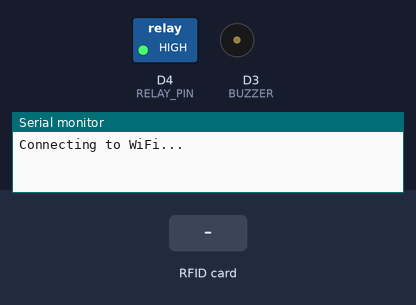
Simulated run of this sketch. Board: ESP8266 (NodeMCU). Shown: switched loads named in the sketch (green lamp = pin HIGH), buzzer (waves = sounding, pin HIGH), the last lines printed to the serial monitor. The inputs (shaded band) are chosen by the test bench. WiFi joins after 1.5 s; servers stay silent unless stated.

Above: at 1.4 s.
1.5 s: RFID card 93 DF 9B A9 held to the reader
At 4.2 s:
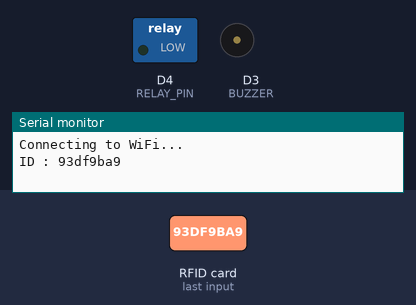
4.9 s: RFID card 93 3E 2E AB held to the reader
At 8.0 s:
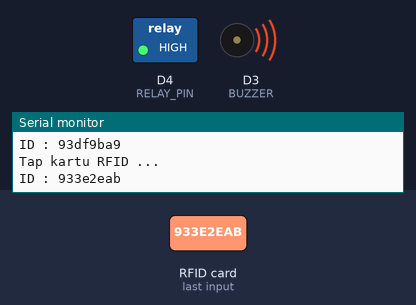
Timing chart, 0 to 10.7 s (numbered marks = the images above; inputs shaded):
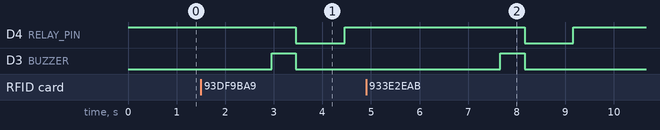

Measured:
- after the input at 1.5 s, D4 (RELAY_PIN): HIGH → LOW after 2.0 s, → HIGH 1.0 s later; D3 (BUZZER): LOW → HIGH after 1.5 s, → LOW 0.50 s later
- after the input at 4.9 s, D4 (RELAY_PIN): HIGH → LOW after 3.3 s, → HIGH 1.0 s later; D3 (BUZZER): LOW → HIGH after 2.8 s, → LOW 0.50 s later

The sketch:

pintu.ino
```cpp
#include <Arduino.h>
#include <ESP8266WiFi.h>
#include <ESP8266WiFiMulti.h>
#include <ESP8266HTTPClient.h>
#include <WiFiClientSecureBearSSL.h>
#include <MFRC522.h>
#include <SPI.h>

#define BUZZER D3   // Buzzer pin D3
#define RELAY_PIN D4 // Relay pin D4
#define SS_PIN D2    // D2
#define RST_PIN D1   // D1

MFRC522 mfrc522(SS_PIN, RST_PIN);
MFRC522::MIFARE_Key key;

ESP8266WiFiMulti WiFiMulti;
bool debugMode = false; // Tandai apakah kita dalam mode debug atau tidak

String lastPayload = ""; // Variabel untuk menyimpan nilai terakhir dari URL

void readRFID() {
  if (!mfrc522.PICC_IsNewCardPresent() || !mfrc522.PICC_ReadCardSerial()) {
    return;
  }

  String ID_TAG = "";
  for (byte i = 0; i < mfrc522.uid.size; i++) {
    ID_TAG += String(mfrc522.uid.uidByte[i], HEX);
  }

  Serial.print("ID : ");
  Serial.println(ID_TAG);

  // Ganti dengan UID kartu RFID yang diizinkan
  String authorizedCardUIDs[] = {"93df9ba9", "933e2eab", "1391ae"};
  bool accessGranted = false;

  for (int i = 0; i < sizeof(authorizedCardUIDs) / sizeof(authorizedCardUIDs[0]); i++) {
    if (ID_TAG == authorizedCardUIDs[i]) {
      accessGranted = true;
      break;
    }
  }

  if (accessGranted) {
    digitalWrite(BUZZER, HIGH);
    delay(500);
    digitalWrite(BUZZER, LOW);

    // Membuka pintu
    digitalWrite(RELAY_PIN, LOW);
    delay(1000); // Tahan pintu terbuka selama 1 detik
    digitalWrite(RELAY_PIN, HIGH); // Kunci pintu kembali
  } else {
    // Kartu RFID tidak diizinkan
    Serial.println("Access denied.");
    digitalWrite(BUZZER, HIGH);
    delay(1000);
    digitalWrite(BUZZER, LOW);
  }

  Serial.println("Tap kartu RFID ...");
  delay(2000);
}

void controlAccess(bool granted) {
  if (granted) {
    Serial.println("Access granted. Opening door...");

    // Membuka pintu
    digitalWrite(RELAY_PIN, LOW);
    delay(1000); // Tahan pintu terbuka selama 1 detik
    digitalWrite(RELAY_PIN, HIGH); // Kunci pintu kembali
  } else {
    // Kartu RFID tidak diizinkan
    Serial.println("Access denied.");
    digitalWrite(BUZZER, HIGH);
    delay(1000);
    digitalWrite(BUZZER, LOW);
  }
}

void setup() {
  Serial.begin(115200);
  pinMode(BUZZER, OUTPUT);
  pinMode(RELAY_PIN, OUTPUT);
  digitalWrite(RELAY_PIN, HIGH); // Kunci pintu awalnya terkunci
  delay(200);
  SPI.begin();
  mfrc522.PCD_Init();
  WiFi.mode(WIFI_STA);
  WiFiMulti.addAP("iphone", "123iphone"); // Ganti dengan SSID dan password WiFi Anda
  Serial.println("Connecting to WiFi...");
}

void loop() {
  if ((WiFiMulti.run() == WL_CONNECTED)) {
    std::unique_ptr<BearSSL::WiFiClientSecure> client(new BearSSL::WiFiClientSecure);
    client->setInsecure();

    HTTPClient https;

    if (debugMode) {
      Serial.println("[HTTPS] begin...");
      Serial.println("[HTTPS] GET...");
    }

    // Update URL
    const char *url = "https://arduino-b306c-default-rtdb.asia-southeast1.firebasedatabase.app/shome/relay2.json";

    if (https.begin(*client, url)) {  // HTTPS
      int httpCode = https.GET();

      if (httpCode > 0) {
        if (debugMode) {
          Serial.printf("[HTTPS] GET... code: %d\n", httpCode);
        }

        if (httpCode == HTTP_CODE_OK || httpCode == HTTP_CODE_MOVED_PERMANENTLY) {
          String payload = https.getString();

          // Hilangkan tanda petik ganda di awal dan akhir String
          payload.remove(0, 1);
          payload.remove(payload.length() - 1);

          // Periksa apakah nilai payload berubah sejak data terakhir
          if (payload != lastPayload) {
            lastPayload = payload;

            // Tampilkan teks hanya jika ada perubahan pada URL
            Serial.println(payload);

            // Periksa nilai payload
            if (payload == "on") {
              controlAccess(true); // Buka pintu
            } else if (payload == "off") {
              controlAccess(false); // Tutup pintu
            }
          }
        }
      } else {
        if (debugMode) {
          Serial.printf("[HTTPS] GET... failed, error: %s\n", https.errorToString(httpCode).c_str());
        }
      }

      https.end();
    } else {
      if (debugMode) {
        Serial.printf("[HTTPS] Unable to connect\n");
      }
    }

    // Tunggu sebelum pengambilan data berikutnya
    delay(1000);

    // Membaca kartu RFID setelah menunggu
    readRFID();
  }
}
```
